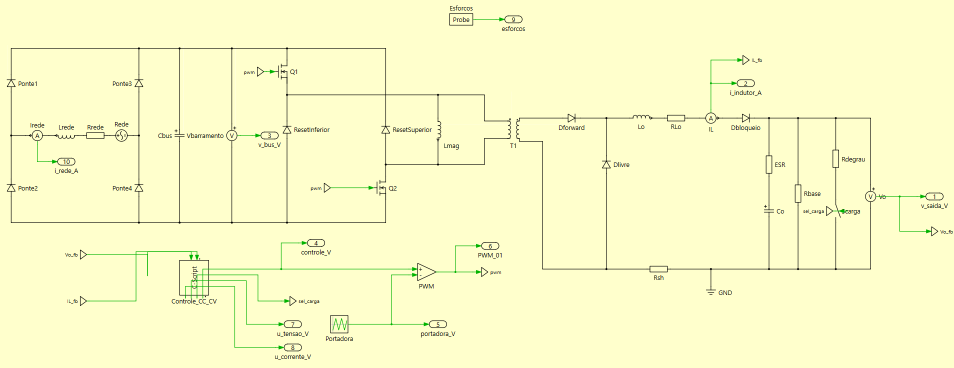
#> input picture Trabalho 4/simulação PLECS/simulacao-circuitos/plecs-circ-rede.png, 1908 x 736 px (shown at 1/2 size); its folder holds 3 pictures in this run
$ python montar_figuras.py
#> lines starting #> are read from the running program, lines starting #| are printed output that depends on the picture
"""Prepara as capturas dos esquemáticos PLECS para o artigo.

Entrada: simulação PLECS/simulacao-circuitos/plecs-circ-*.png, capturas feitas na janela do PLECS.
Saída: artigo/figuras/circuito_*.png, com o fundo amarelo-claro do PLECS trocado por branco e
recortadas no conteúdo. Para atualizar uma figura, substitua a captura e rode este script.
Uso: python montar_figuras.py
"""
from pathlib import Path
from PIL import Image, ImageChops
ROOT=Path(__file__).resolve().parents[2]
CIRC=ROOT/'simulação PLECS/simulacao-circuitos';OUT=ROOT/'artigo/figuras'
FUNDO_PLECS=204  # canal azul do fundo (255, 255, 204)
MARGEM=12
FIGURAS={'plecs-circ-rede':'circuito_rede','plecs-circ-bateria':'circuito_bateria','plecs-circ-barramento-cc':'circuito_barramento'}
def fundo_branco(img):
    """Reescala o canal azul para que o fundo vire branco; os traços anti-aliasing misturam sem halo."""
    r,g,b=img.split()
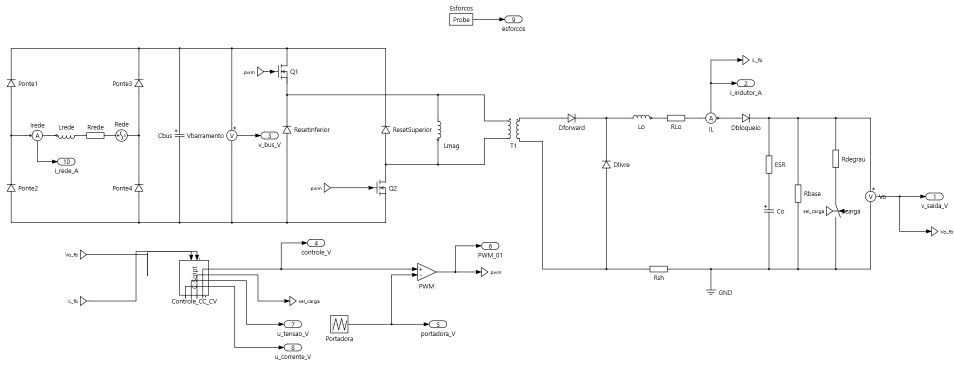
#> r: PIL image 1908x736 L (shown at 1/2 size); min 0, max 255, mean 250.7
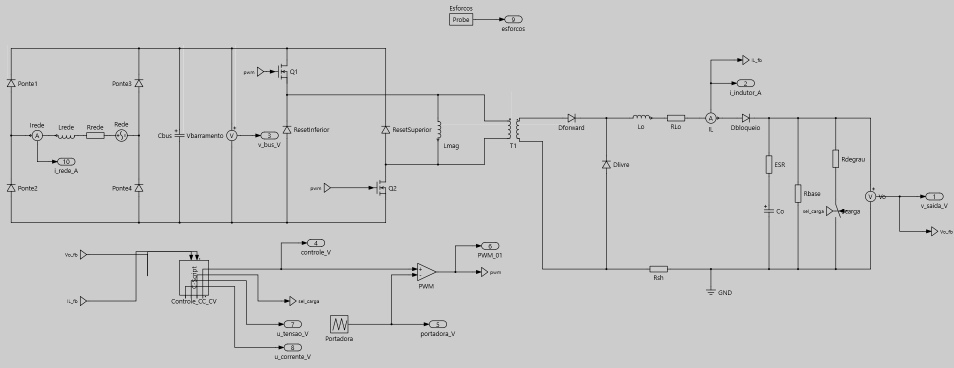
#> b: PIL image 1908x736 L (shown at 1/2 size); min 0, max 230, mean 200.5
    return Image.merge('RGB',(r,g,b.point(lambda v:min(255,round(v*255/FUNDO_PLECS)))))
def recortar(img):
    caixa=ImageChops.difference(img,Image.new('RGB',img.size,'white')).point(lambda v:255 if v>24 else 0).getbbox()
#> caixa = (13, 11, 1906, 720)
    x0,y0,x1,y1=caixa
#> x0 = 13; y0 = 11; x1 = 1906; y1 = 720
    tela=Image.new('RGB',(x1-x0+2*MARGEM,y1-y0+2*MARGEM),'white');tela.paste(img.crop(caixa),(MARGEM,MARGEM));return tela
#> after `tela = Image.new('RGB', (x1 - x0 + 2 * MARGEM, y1 - y0 + 2 * MARGEM), `: tela: PIL image 1917x733 RGB; every value is 255
#> after `tela.paste(img.crop(caixa), (MARGEM, MARGEM))`:
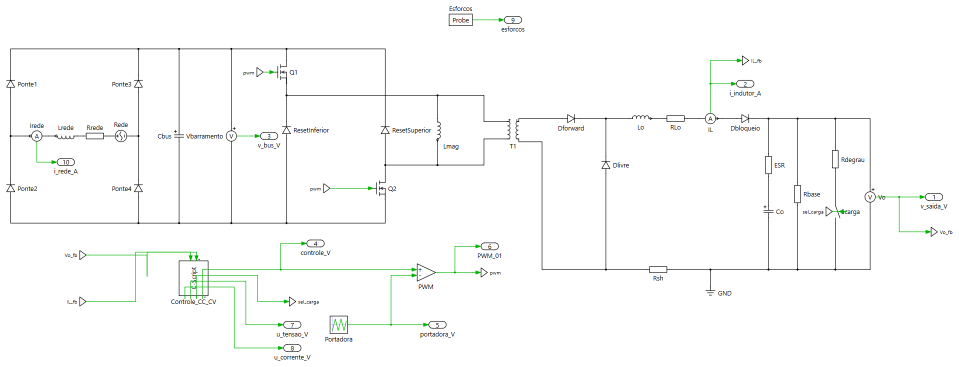
#> tela: PIL image 1917x733 RGB (shown at 1/2 size); mean R, G, B 250.7, 251.3, 250.7
for origem,destino in FIGURAS.items():
    img=recortar(fundo_branco(Image.open(CIRC/(origem+'.png')).convert('RGB')))
    img.save(OUT/(destino+'.png'),optimize=True);print(destino,img.size)
#| circuito_rede (1917, 733)
#> pass 2 of the loop `for origem,destino in FIGURAS.items():`:
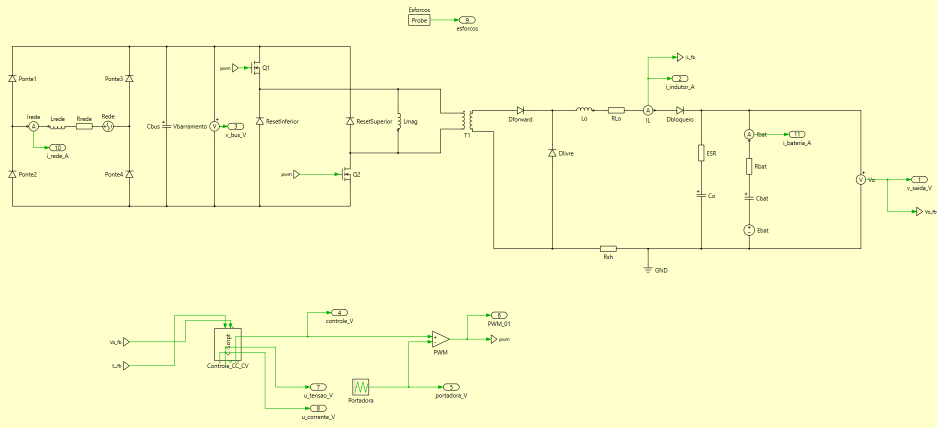
#> input picture Trabalho 4/simulação PLECS/simulacao-circuitos/plecs-circ-bateria.png, 1874 x 856 px (shown at 1/2 size)
#> r: PIL image 1874x856 L
#> g: PIL image 1874x856 L
#> in fundo_branco (call 2), `r,g,b=img.split()`:
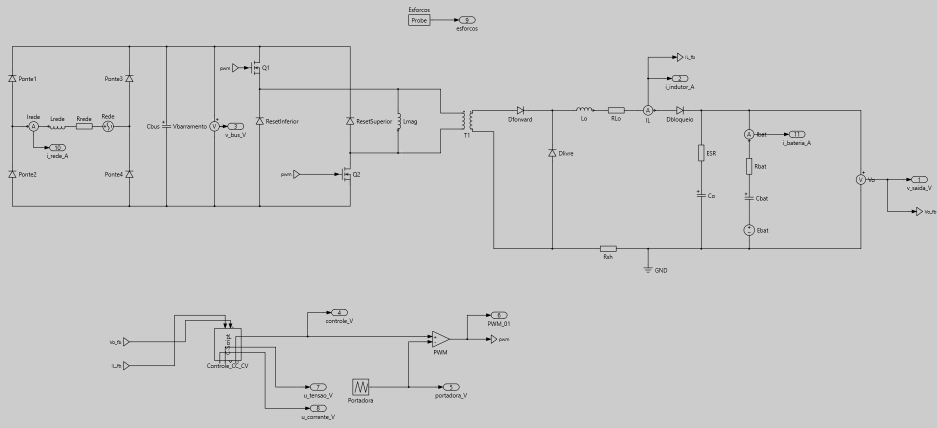
#> b: PIL image 1874x856 L (shown at 1/2 size); min 0, max 236, mean 201.5
#> caixa = (16, 15, 1874, 840)
#> x0 = 16; y0 = 15; x1 = 1874; y1 = 840
#> tela: PIL image 1882x849 RGB; every value is 255
#> in recortar (call 2), `tela.paste(img.crop(caixa), (MARGEM, MARGEM))`:
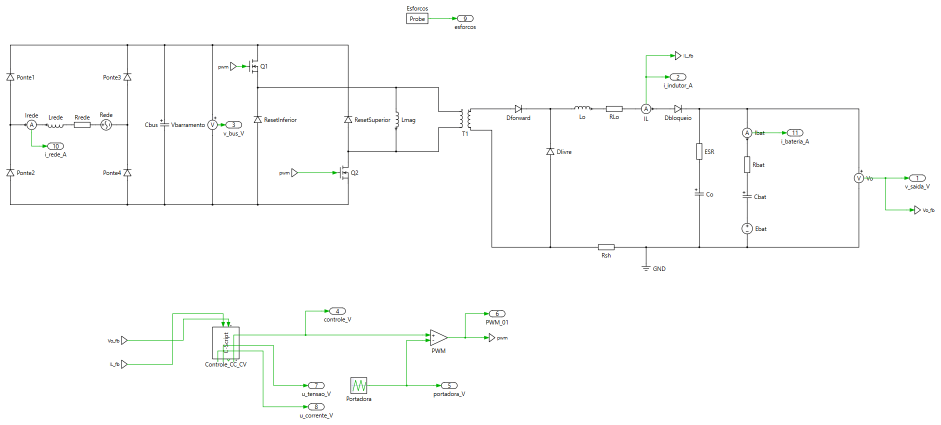
#> tela: PIL image 1882x849 RGB (shown at 1/2 size); mean R, G, B 251.8, 252.2, 251.8
#| circuito_bateria (1882, 849)
#> pass 3 of the loop `for origem,destino in FIGURAS.items():`:
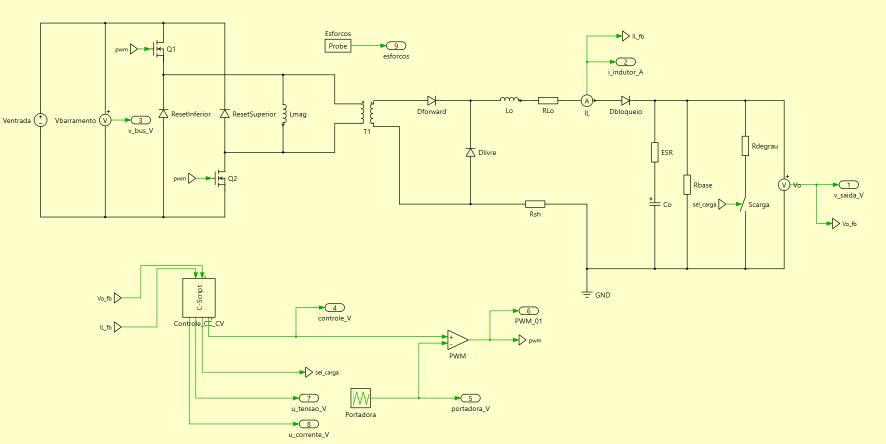
#> input picture Trabalho 4/simulação PLECS/simulacao-circuitos/plecs-circ-barramento-cc.png, 1772 x 887 px (shown at 1/2 size)
#> r: PIL image 1772x887 L
#> g: PIL image 1772x887 L
#> in fundo_branco (call 3), `r,g,b=img.split()`:
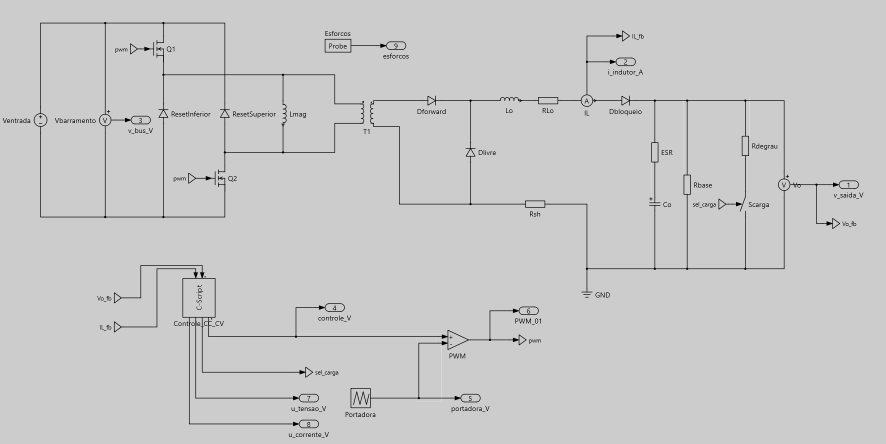
#> b: PIL image 1772x887 L (shown at 1/2 size); min 0, max 236, mean 200.9
#> caixa = (5, 43, 1728, 876)
#> x0 = 5; y0 = 43; x1 = 1728; y1 = 876
#> tela: PIL image 1747x857 RGB; every value is 255
#> in recortar (call 3), `tela.paste(img.crop(caixa), (MARGEM, MARGEM))`:
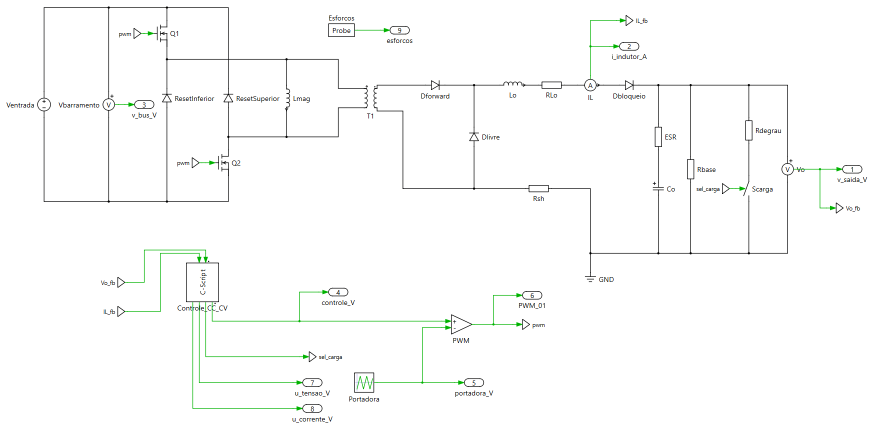
#> tela: PIL image 1747x857 RGB (shown at 1/2 size); mean R, G, B 250.9, 251.5, 250.9
#| circuito_barramento (1747, 857)
